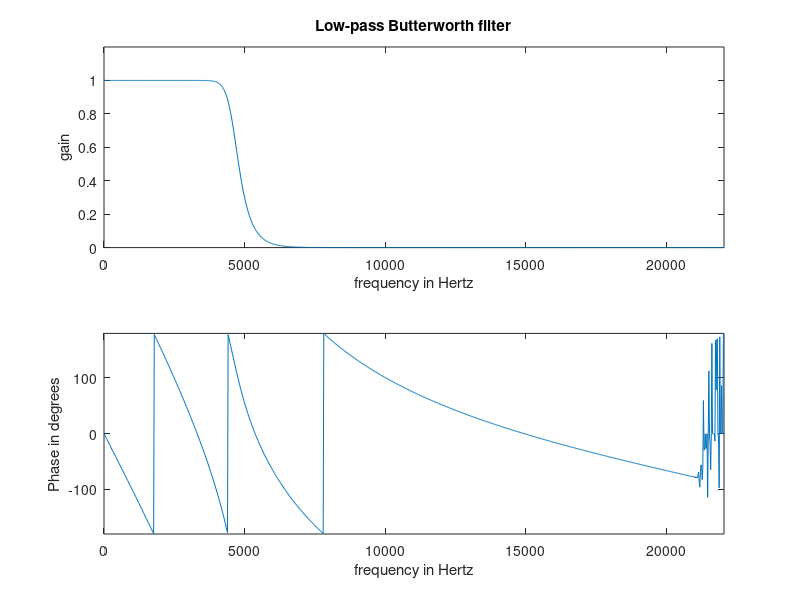

This figure's MATLAB source:
% Example 6_4 - Blandford   p297
% Creates a Butterworth filter such that
% fs = 44,100 Hz
% pass band 0 - 4000 Hz; stopband 6000 Hz to fs/2
% pass band ripple = .01; stopband ripple = .03
fs = 44100;
fs2 = fs/2;
fpass = 4000; Rp = .01; RpDB = -20*log10(1-Rp);
fstop = 6000; Rs = .03; RsDB = -20*log10(Rs);
[N fc] = buttord(fpass/fs2, fstop/fs2, RpDB, RsDB);
[num den] = butter(N, fc) ;
[H f] = freqz(num, den, 1024, fs) ;
figure(1);clf;
subplot(2, 1, 1);
plot(f, abs(H));
title('Low-pass Butterworth filter');
axis([0 fs/2 0 1.2]);
xlabel('frequency in Hertz');
ylabel('gain');
subplot(2, 1, 2);
plot(f, 180*angle(H)/pi);
axis([0 fs/2 -180 180]);
xlabel('frequency in Hertz');
ylabel('Phase in degrees');
